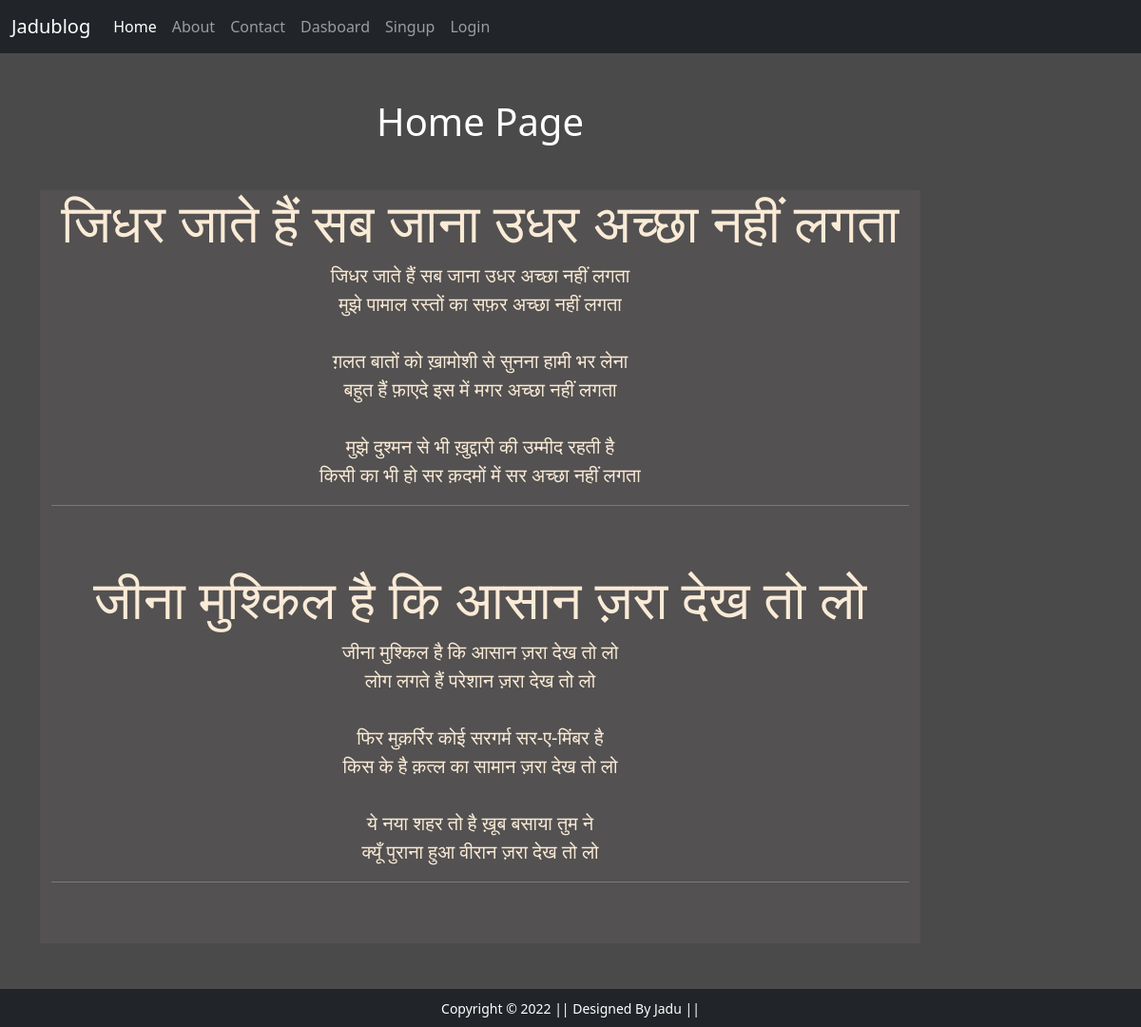
The page / on the database its author committed.
### blog/models.py (models this page shows, shortened)
class Post(models.Model):
    user = models.ForeignKey(User, on_delete=models.CASCADE)
    title = models.CharField(max_length=150)
    desc = models.TextField()
    class Meta:
        db_table = 'Post'

### blog/views.py (the view)
# urls.py: path('',views.Home_View, name='home'),
def Home_View(request):
    posts = Post.objects.all()
    return render(request, 'blog/home.html', {'posts':posts})

### templates/blog/home.html (shortened to what this page needs)
<!DOCTYPE html>
{% extends 'blog/base.html' %}
{% load static %}
{% block content %}
<div class="col-sm-10 home">
    <h1 class="text-white my-5 ">Home Page</h1>
    <div class="jumbotron jumbotron-fluid jumbo-color">
      {% for post in posts %}
        <div class="container">
          <h1 class="display-4 font-weight-bold">{{post.title}}</h1>
          <p class="lead">{{post.desc |linebreaksbr}}</p> <hr> <br><br>
        </div>
      {% endfor %}
      </div>
</div>
{% endblock content %}

### static/css/style.css (style rules this page uses)
body { background-color: rgb(75, 74, 74); color:antiquewhite; }
.jumbo-color { background-color: rgb(83, 81,81); }
.lead { text-align: center; }
.home { text-align: center; }

### rows shown on the page
Post: title "जिधर जाते हैं सब जाना उधर अच्छा नहीं लगता", desc "जिधर जाते हैं सब जाना उधर अच्छा नहीं लगता मुझे पामाल रस्तों का सफ़र अच्छा नहीं लगता ग़लत बातों को ख़ामोशी से सुनना हामी भर लेना बहुत हैं फ़ाएदे इस में मगर अच्छा नहीं लगता मुझे दुश्मन से भी ख़ुद्दारी की उम्मीद रहती है किसी का भी हो सर क़दमों में सर अच्छा नहीं लगता"
Post: title "जीना मुश्किल है कि आसान ज़रा देख तो लो", desc "जीना मुश्किल है कि आसान ज़रा देख तो लो लोग लगते हैं परेशान ज़रा देख तो लो फिर मुक़र्रिर कोई सरगर्म सर-ए-मिंबर है किस के है क़त्ल का सामान ज़रा देख तो लो ये नया शहर तो है ख़ूब बसाया तुम ने क्यूँ पुराना हुआ वीरान ज़रा देख तो लो"
